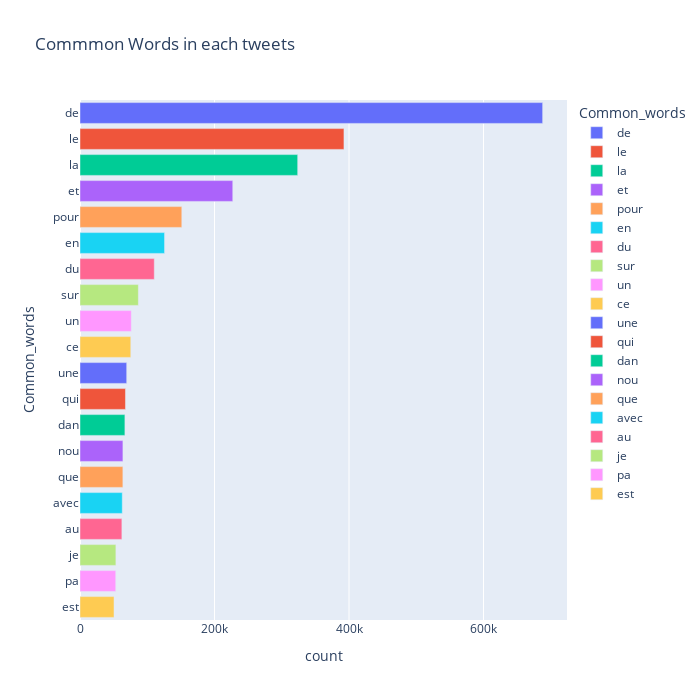

Source (notebook cell):
### Code cell
fig = px.bar(temp, x="count", y="Common_words", title='Commmon Words in each tweets', orientation='h', 
             width=700, height=700,color='Common_words')
fig.show()

### Figure 1 — Plotly figure (JSON) as saved in the notebook; plotly's stock layout.template omitted (floating-point values rounded to 4 significant figures)
{"data": [{"alignmentgroup": "True", "hovertemplate": "Common_words=%{y}<br>count=%{x}<extra></extra>", "legendgroup": "de", "marker": {"color": "#636efa", "pattern": {"shape": ""}}, "name": "de", "offsetgroup": "de", "orientation": "h", "showlegend": true, "textposition": "auto", "type": "bar", "x": [687939], "xaxis": "x", "y": ["de"], "yaxis": "y"}, {"alignmentgroup": "True", "hovertemplate": "Common_words=%{y}<br>count=%{x}<extra></extra>", "legendgroup": "le", "marker": {"color": "#EF553B", "pattern": {"shape": ""}}, "name": "le", "offsetgroup": "le", "orientation": "h", "showlegend": true, "textposition": "auto", "type": "bar", "x": [392481], "xaxis": "x", "y": ["le"], "yaxis": "y"}, {"alignmentgroup": "True", "hovertemplate": "Common_words=%{y}<br>count=%{x}<extra></extra>", "legendgroup": "la", "marker": {"color": "#00cc96", "pattern": {"shape": ""}}, "name": "la", "offsetgroup": "la", "orientation": "h", "showlegend": true, "textposition": "auto", "type": "bar", "x": [323690], "xaxis": "x", "y": ["la"], "yaxis": "y"}, {"alignmentgroup": "True", "hovertemplate": "Common_words=%{y}<br>count=%{x}<extra></extra>", "legendgroup": "et", "marker": {"color": "#ab63fa", "pattern": {"shape": ""}}, "name": "et", "offsetgroup": "et", "orientation": "h", "showlegend": true, "textposition": "auto", "type": "bar", "x": [227159], "xaxis": "x", "y": ["et"], "yaxis": "y"}, {"alignmentgroup": "True", "hovertemplate": "Common_words=%{y}<br>count=%{x}<extra></extra>", "legendgroup": "pour", "marker": {"color": "#FFA15A", "pattern": {"shape": ""}}, "name": "pour", "offsetgroup": "pour", "orientation": "h", "showlegend": true, "textposition": "auto", "type": "bar", "x": [151375], "xaxis": "x", "y": ["pour"], "yaxis": "y"}, {"alignmentgroup": "True", "hovertemplate": "Common_words=%{y}<br>count=%{x}<extra></extra>", "legendgroup": "en", "marker": {"color": "#19d3f3", "pattern": {"shape": ""}}, "name": "en", "offsetgroup": "en", "orientation": "h", "showlegend": true, "textposition": "auto", "type": "bar", "x": [125722], "xaxis": "x", "y": ["en"], "yaxis": "y"}, {"alignmentgroup": "True", "hovertemplate": "Common_words=%{y}<br>count=%{x}<extra></extra>", "legendgroup": "du", "marker": {"color": "#FF6692", "pattern": {"shape": ""}}, "name": "du", "offsetgroup": "du", "orientation": "h", "showlegend": true, "textposition": "auto", "type": "bar", "x": [110449], "xaxis": "x", "y": ["du"], "yaxis": "y"}, {"alignmentgroup": "True", "hovertemplate": "Common_words=%{y}<br>count=%{x}<extra></extra>", "legendgroup": "sur", "marker": {"color": "#B6E880", "pattern": {"shape": ""}}, "name": "sur", "offsetgroup": "sur", "orientation": "h", "showlegend": true, "textposition": "auto", "type": "bar", "x": [86778], "xaxis": "x", "y": ["sur"], "yaxis": "y"}, {"alignmentgroup": "True", "hovertemplate": "Common_words=%{y}<br>count=%{x}<extra></extra>", "legendgroup": "un", "marker": {"color": "#FF97FF", "pattern": {"shape": ""}}, "name": "un", "offsetgroup": "un", "orientation": "h", "showlegend": true, "textposition": "auto", "type": "bar", "x": [76246], "xaxis": "x", "y": ["un"], "yaxis": "y"}, {"alignmentgroup": "True", "hovertemplate": "Common_words=%{y}<br>count=%{x}<extra></extra>", "legendgroup": "ce", "marker": {"color": "#FECB52", "pattern": {"shape": ""}}, "name": "ce", "offsetgroup": "ce", "orientation": "h", "showlegend": true, "textposition": "auto", "type": "bar", "x": [75510], "xaxis": "x", "y": ["ce"], "yaxis": "y"}, {"alignmentgroup": "True", "hovertemplate": "Common_words=%{y}<br>count=%{x}<extra></extra>", "legendgroup": "une", "marker": {"color": "#636efa", "pattern": {"shape": ""}}, "name": "une", "offsetgroup": "une", "orientation": "h", "showlegend": true, "textposition": "auto", "type": "bar", "x": [69436], "xaxis": "x", "y": ["une"], "yaxis": "y"}, {"alignmentgroup": "True", "hovertemplate": "Common_words=%{y}<br>count=%{x}<extra></extra>", "legendgroup": "qui", "marker": {"color": "#EF553B", "pattern": {"shape": ""}}, "name": "qui", "offsetgroup": "qui", "orientation": "h", "showlegend": true, "textposition": "auto", "type": "bar", "x": [67608], "xaxis": "x", "y": ["qui"], "yaxis": "y"}, {"alignmentgroup": "True", "hovertemplate": "Common_words=%{y}<br>count=%{x}<extra></extra>", "legendgroup": "dan", "marker": {"color": "#00cc96", "pattern": {"shape": ""}}, "name": "dan", "offsetgroup": "dan", "orientation": "h", "showlegend": true, "textposition": "auto", "type": "bar", "x": [66760], "xaxis": "x", "y": ["dan"], "yaxis": "y"}, {"alignmentgroup": "True", "hovertemplate": "Common_words=%{y}<br>count=%{x}<extra></extra>", "legendgroup": "nou", "marker": {"color": "#ab63fa", "pattern": {"shape": ""}}, "name": "nou", "offsetgroup": "nou", "orientation": "h", "showlegend": true, "textposition": "auto", "type": "bar", "x": [63815], "xaxis": "x", "y": ["nou"], "yaxis": "y"}, {"alignmentgroup": "True", "hovertemplate": "Common_words=%{y}<br>count=%{x}<extra></extra>", "legendgroup": "que", "marker": {"color": "#FFA15A", "pattern": {"shape": ""}}, "name": "que", "offsetgroup": "que", "orientation": "h", "showlegend": true, "textposition": "auto", "type": "bar", "x": [63764], "xaxis": "x", "y": ["que"], "yaxis": "y"}, {"alignmentgroup": "True", "hovertemplate": "Common_words=%{y}<br>count=%{x}<extra></extra>", "legendgroup": "avec", "marker": {"color": "#19d3f3", "pattern": {"shape": ""}}, "name": "avec", "offsetgroup": "avec", "orientation": "h", "showlegend": true, "textposition": "auto", "type": "bar", "x": [62868], "xaxis": "x", "y": ["avec"], "yaxis": "y"}, {"alignmentgroup": "True", "hovertemplate": "Common_words=%{y}<br>count=%{x}<extra></extra>", "legendgroup": "au", "marker": {"color": "#FF6692", "pattern": {"shape": ""}}, "name": "au", "offsetgroup": "au", "orientation": "h", "showlegend": true, "textposition": "auto", "type": "bar", "x": [62280], "xaxis": "x", "y": ["au"], "yaxis": "y"}, {"alignmentgroup": "True", "hovertemplate": "Common_words=%{y}<br>count=%{x}<extra></extra>", "legendgroup": "je", "marker": {"color": "#B6E880", "pattern": {"shape": ""}}, "name": "je", "offsetgroup": "je", "orientation": "h", "showlegend": true, "textposition": "auto", "type": "bar", "x": [53362], "xaxis": "x", "y": ["je"], "yaxis": "y"}, {"alignmentgroup": "True", "hovertemplate": "Common_words=%{y}<br>count=%{x}<extra></extra>", "legendgroup": "pa", "marker": {"color": "#FF97FF", "pattern": {"shape": ""}}, "name": "pa", "offsetgroup": "pa", "orientation": "h", "showlegend": true, "textposition": "auto", "type": "bar", "x": [53168], "xaxis": "x", "y": ["pa"], "yaxis": "y"}, {"alignmentgroup": "True", "hovertemplate": "Common_words=%{y}<br>count=%{x}<extra></extra>", "legendgroup": "est", "marker": {"color": "#FECB52", "pattern": {"shape": ""}}, "name": "est", "offsetgroup": "est", "orientation": "h", "showlegend": true, "textposition": "auto", "type": "bar", "x": [50584], "xaxis": "x", "y": ["est"], "yaxis": "y"}], "layout": {"barmode": "relative", "height": 700, "legend": {"title": {"text": "Common_words"}, "tracegroupgap": 0}, "title": {"text": "Commmon Words in each tweets"}, "width": 700, "xaxis": {"anchor": "y", "domain": [0, 1], "title": {"text": "count"}}, "yaxis": {"anchor": "x", "categoryarray": ["est", "pa", "je", "au", "avec", "que", "nou", "dan", "qui", "une", "ce", "un", "sur", "du", "en", "pour", "et", "la", "le", "de"], "categoryorder": "array", "domain": [0, 1], "title": {"text": "Common_words"}}}}
